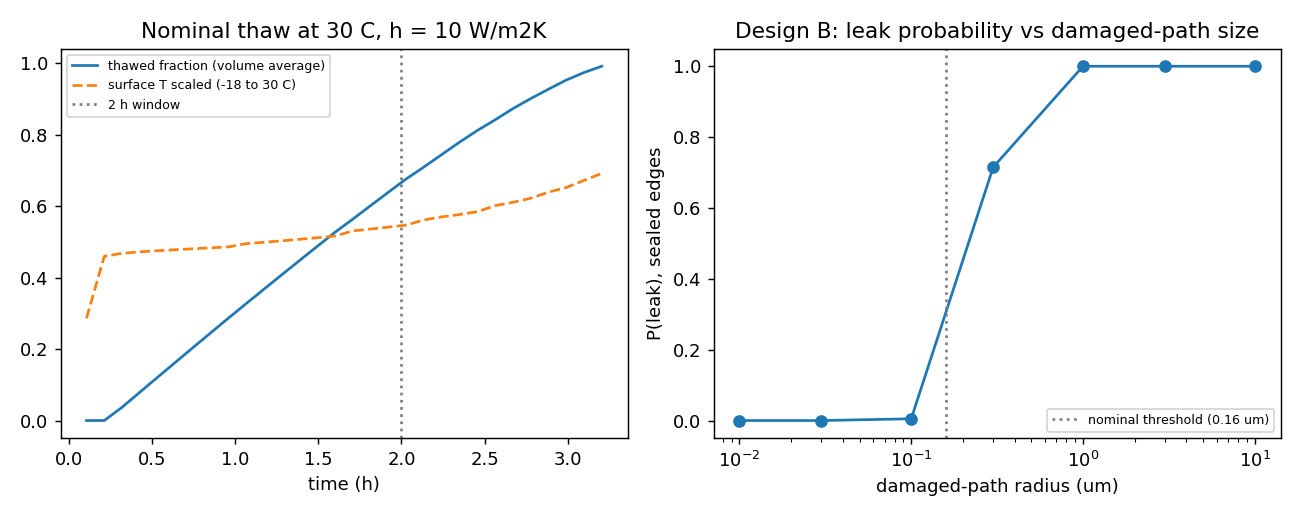

The script that saved this image:
"""Coupled virtual simulation for the leaf-wrapped frozen pop: thaw, wetting and wicking.

Model chain (stage-gate screen, not a measurement):
  1. Transient radial heat conduction in the frozen core (finite volume, enthalpy method,
     convective surface to 30 C ambient), giving the surface wetting time t_wet and the
     thaw fractions.
  2. Capillary wicking (Washburn) into a path of radius r, starting when the edge is wet:
     leak if  t_wet + t_climb(r) <= window,  t_climb = 2*eta*H^2 / (gamma*r*cos(theta)).
  3. Monte Carlo over the uncertain inputs for three designs:
       A  leaf-only, cut edges in melt contact (exposed vessels, analogue radius)
       B  leaf-only, edges sealed; freeze-damaged surface paths of unknown radius r_d (scanned)
       C  continuous inner film (no pores; defects not modelled)

All inputs are assumptions or literature analogues; see rework/16_permeability_seam_estimate.md.
Run:  python pop_leak_simulation.py   (writes JSON and a plot next to this script)
"""
import json
import math
import os
import time

import numpy as np

HERE = os.path.dirname(os.path.abspath(__file__))

# --- geometry and fixed properties --------------------------------------------
R = 0.019                 # core radius, m (assumed)
T_AMB = 30.0              # C, test ambient
T0 = -18.0                # C, freezer start
DT_MUSH = 1.0             # K, width of the freezing (mushy) zone
RHO = 1000.0              # kg/m^3 (near water)
CP_L = 3900.0             # J/(kg K), liquid
K_L = 0.6                 # W/(m K), liquid
GAMMA_NOM = 0.072         # N/m
WINDOW_S = 2 * 3600.0     # s, thaw window
WRAP_H = 0.100            # m, wrap height (assumed)


def make_props(p):
    """Derive mushy-zone enthalpy breakpoints for one parameter draw."""
    Ts = p["Tf"] - DT_MUSH / 2.0
    Tl = p["Tf"] + DT_MUSH / 2.0
    Hs_Ts = p["cp_s"] * (Ts - T0)          # enthalpy at solid edge of mushy zone
    return dict(Ts=Ts, Tl=Tl, Hs_Ts=Hs_Ts, L=p["L"], cp_s=p["cp_s"], cp_l=CP_L,
                k_s=p["k_s"], k_l=K_L, Tf=p["Tf"])


def T_of_H(H, q):
    """Temperature from enthalpy (vectorised)."""
    Hs_Ts, L, Ts, Tl = q["Hs_Ts"], q["L"], q["Ts"], q["Tl"]
    T = np.where(H <= Hs_Ts, T0 + H / q["cp_s"],
        np.where(H <= Hs_Ts + L, Ts + (H - Hs_Ts) * (Tl - Ts) / L,
                 Tl + (H - Hs_Ts - L) / q["cp_l"]))
    return T


def f_of_H(H, q):
    """Liquid fraction from enthalpy (vectorised)."""
    return np.clip((H - q["Hs_Ts"]) / q["L"], 0.0, 1.0)


def k_of_f(f, q):
    return q["k_s"] * (1.0 - f) + q["k_l"] * f


def thermal(p, N=8, t_max=3 * 3600.0, record_every=None):
    """Finite-volume radial conduction. Returns dict with t_wet, t50, t100 and optional traces."""
    q = make_props(p)
    dr = R / N
    r = np.arange(N + 1) * dr
    V = np.zeros(N + 1)
    V[0] = math.pi * (dr / 2.0) ** 2
    for i in range(1, N):
        V[i] = math.pi * dr * dr * 2 * i
    V[N] = math.pi * dr * dr * (N - 0.25)
    A_face = 2.0 * math.pi * (np.arange(N) + 0.5) * dr        # per unit length
    k_max = max(q["k_s"], q["k_l"])
    G_sum = np.zeros(N + 1)
    G_sum[:-1] += k_max * A_face / dr
    G_sum[1:] += k_max * A_face / dr
    G_sum[N] += p["h"] * 2.0 * math.pi * R
    dt = min(0.5 * RHO * V * q["cp_s"] / G_sum)

    H = np.zeros(N + 1)                       # start at T0 (frozen, H = 0)
    t = 0.0
    t_wet = None
    t50 = None
    t100 = None
    trace_t, trace_Ts, trace_f = [], [], []
    step = 0
    while t < t_max:
        T = T_of_H(H, q)
        f = f_of_H(H, q)
        k = k_of_f(f, q)
        kf = 0.5 * (k[:-1] + k[1:])
        G = kf * A_face / dr
        flux = G * (T[1:] - T[:-1])           # W/m per face, flow from node i+1 to i when positive
        Q = np.zeros(N + 1)
        Q[:-1] += flux
        Q[1:] -= flux
        Q[N] += p["h"] * 2.0 * math.pi * R * (T_AMB - T[N])
        H = H + dt * Q / (RHO * V)
        t += dt
        step += 1
        f = f_of_H(H, q)
        f_avg = float((f * V).sum() / V.sum())
        if t_wet is None and f[N] > 0.0:
            t_wet = t
        if t50 is None and f_avg >= 0.5:
            t50 = t
        if t100 is None and f_avg >= 0.999:
            t100 = t
            break
        if record_every and step % record_every == 0:
            trace_t.append(t)
            trace_Ts.append(float(T[N]))
            trace_f.append(f_avg)
    out = {"t_wet_s": t_wet, "t50_s": t50, "t100_s": t100, "dt_s": float(dt), "N": N}
    if record_every:
        out["trace"] = {"t_s": trace_t, "T_surface_C": trace_Ts, "f_avg": trace_f}
    return out


def t_climb(H_m, r, theta_deg, eta, gamma):
    c = math.cos(math.radians(theta_deg))
    if c <= 0 or r <= 0:
        return math.inf
    return 2.0 * eta * H_m * H_m / (gamma * r * c)


def sample_params(rng, n):
    draws = []
    for _ in range(n):
        draws.append(dict(
            h=float(rng.triangular(5.0, 10.0, 15.0)),
            k_s=float(rng.uniform(2.0, 2.4)),
            cp_s=float(rng.uniform(1900.0, 2100.0)),
            L=float(rng.uniform(280e3, 320e3)),
            Tf=float(rng.uniform(-1.5, -0.5)),
            eta=float(rng.uniform(1.0e-3, 3.0e-3)),
            theta=float(rng.uniform(60.0, 76.0)),
            gamma=float(rng.uniform(0.065, 0.072)),
            r_vessel=float(math.exp(rng.uniform(math.log(2.75e-6), math.log(12.5e-6)))),
        ))
    return draws


def main():
    t0 = time.time()
    results = {"assumptions": {"core_radius_m": R, "ambient_C": T_AMB, "start_C": T0,
                               "window_s": WINDOW_S, "wrap_height_m": WRAP_H}}

    # 1. Nominal thermal run, grid convergence, and comparison with the lumped screen
    nom = dict(h=10.0, k_s=2.2, cp_s=2000.0, L=300e3, Tf=-1.0, eta=1.0e-3, theta=76.08,
               gamma=GAMMA_NOM, r_vessel=5.5e-6)
    n8 = thermal(nom, N=8, record_every=600, t_max=6 * 3600.0)
    n16 = thermal(nom, N=16, t_max=6 * 3600.0)
    results["nominal_h10"] = {
        "N8": {k: n8[k] for k in ("t_wet_s", "t50_s", "t100_s", "dt_s")},
        "N16": {k: n16[k] for k in ("t_wet_s", "t50_s", "t100_s", "dt_s")},
        "lumped_screen_t100_h": 2.47,
        "grid_convergence_t100_diff_pct": None,
    }
    if n8["t100_s"] and n16["t100_s"]:
        results["nominal_h10"]["grid_convergence_t100_diff_pct"] = round(
            100.0 * (n8["t100_s"] - n16["t100_s"]) / n16["t100_s"], 2)
    def hrs(x):
        return "n/a" if x is None else "%.2f h" % (x / 3600.0)

    print("Nominal h=10: t_wet %s, t50 %s, t100 %s (N=8); t100 %s (N=16)" % (
        hrs(n8["t_wet_s"]), hrs(n8["t50_s"]), hrs(n8["t100_s"]), hrs(n16["t100_s"])))
    print("Lumped screen gave t100 2.47 h at h=10 (rework/15)")

    # 2. Monte Carlo over the uncertain inputs
    rng = np.random.default_rng(20261018)
    N_MC = 200
    draws = sample_params(rng, N_MC)
    t_wet, t50, t100, r_dstar, leakA, leakA_series = [], [], [], [], [], []
    for p in draws:
        th = thermal(p, N=8, t_max=WINDOW_S)
        tw = th["t_wet_s"] if th["t_wet_s"] is not None else math.inf
        t_wet.append(tw)
        t50.append(th["t50_s"] if th["t50_s"] is not None else math.inf)
        t100.append(th["t100_s"] if th["t100_s"] is not None else math.inf)
        # Design A: exposed vessel path wicking from the wetted edge
        tc = t_climb(WRAP_H, p["r_vessel"], p["theta"], p["eta"], p["gamma"])
        leakA.append(bool(tw + tc <= WINDOW_S))
        # Design B: critical damaged-path radius (wider leaks)
        remaining = WINDOW_S - tw
        if remaining <= 0 or math.isinf(tw):
            r_dstar.append(math.inf)
        else:
            c = math.cos(math.radians(p["theta"]))
            r_dstar.append(2.0 * p["eta"] * WRAP_H * WRAP_H / (p["gamma"] * c * remaining))

    tw_arr = np.array(t_wet)
    finite = np.isfinite(tw_arr)
    dstar = np.array(r_dstar)
    scan_r = [1e-8, 3e-8, 1e-7, 3e-7, 1e-6, 3e-6, 1e-5]

    def pct(x, q):
        x = np.asarray(x)
        x = x[np.isfinite(x)]
        return None if x.size == 0 else float(np.percentile(x, q))

    results["monte_carlo"] = {
        "n": N_MC,
        "fraction_never_wets_within_3h": float(1.0 - finite.mean()),
        "t_wet_h": {"p5": pct(tw_arr / 3600, 5), "median": pct(tw_arr / 3600, 50), "p95": pct(tw_arr / 3600, 95)},
        "t50_h": {"median": pct(np.array(t50) / 3600, 50)},
        "t100_h": {"p5": pct(np.array(t100) / 3600, 5), "median": pct(np.array(t100) / 3600, 50),
                   "p95": pct(np.array(t100) / 3600, 95)},
        "design_A_exposed_vessel_leak_probability": float(np.mean(leakA)),
        "design_B_critical_damaged_radius_m": {"p5": pct(dstar, 5), "median": pct(dstar, 50), "p95": pct(dstar, 95)},
        "design_B_leak_probability_vs_damaged_radius": [
            {"r_d_m": r, "P_leak": float(np.mean(dstar <= r))} for r in scan_r],
        "design_C_film_leak_probability": 0.0,
    }
    print("MC n=%d: P(leak) design A = %.2f" % (N_MC, np.mean(leakA)))
    print("Design B critical damaged radius (median, 5-95%%): %s" % (
        results["monte_carlo"]["design_B_critical_damaged_radius_m"]))

    out_json = os.path.join(HERE, "pop_leak_simulation_results.json")
    with open(out_json, "w", encoding="utf-8") as fh:
        json.dump(results, fh, indent=2)
    print("Wrote", out_json, "in %.0f s" % (time.time() - t0))

    # 3. Plots: thaw trace (nominal) and design B leak curve
    try:
        import matplotlib
        matplotlib.use("Agg")
        import matplotlib.pyplot as plt
        fig, ax = plt.subplots(1, 2, figsize=(10, 4))
        tr = n8["trace"]
        ax[0].plot(np.array(tr["t_s"]) / 3600, tr["f_avg"], label="thawed fraction (volume average)")
        ax[0].plot(np.array(tr["t_s"]) / 3600, np.array(tr["T_surface_C"]) / 40 + 0.5, "--",
                   label="surface T scaled (-18 to 30 C)")
        ax[0].axvline(WINDOW_S / 3600, color="grey", ls=":", label="2 h window")
        ax[0].set_xlabel("time (h)")
        ax[0].set_title("Nominal thaw at 30 C, h = 10 W/m2K")
        ax[0].legend(fontsize=7)
        rs = [row["r_d_m"] for row in results["monte_carlo"]["design_B_leak_probability_vs_damaged_radius"]]
        ps = [row["P_leak"] for row in results["monte_carlo"]["design_B_leak_probability_vs_damaged_radius"]]
        ax[1].semilogx(np.array(rs) * 1e6, ps, "o-")
        ax[1].axvline(0.16, color="grey", ls=":", label="nominal threshold (0.16 um)")
        ax[1].set_xlabel("damaged-path radius (um)")
        ax[1].set_ylabel("P(leak), sealed edges")
        ax[1].set_title("Design B: leak probability vs damaged-path size")
        ax[1].legend(fontsize=7)
        fig.tight_layout()
        out_png = os.path.join(HERE, "pop_leak_simulation.png")
        fig.savefig(out_png, dpi=130)
        print("Wrote", out_png)
    except Exception as exc:  # noqa: BLE001
        print("Plot skipped:", exc)


if __name__ == "__main__":
    main()
